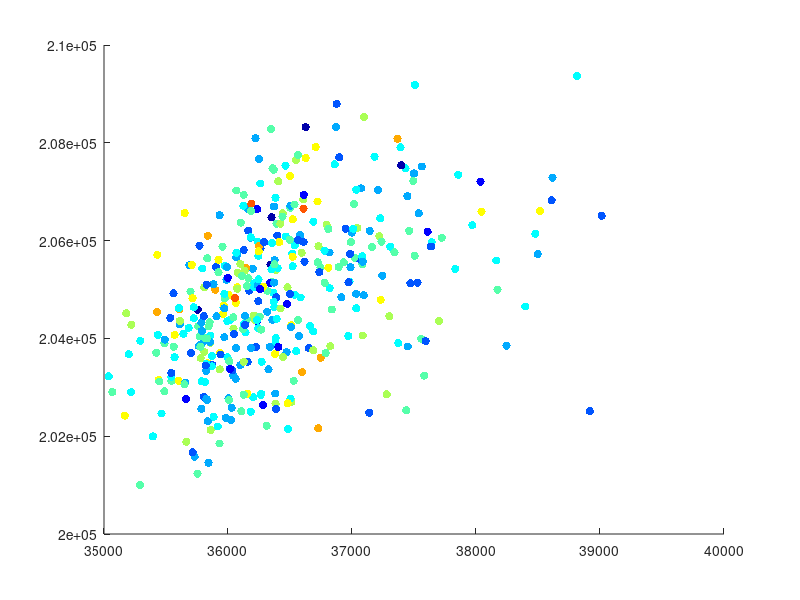

Write the MATLAB code that produced this figure. (Note: this script raises an error after producing the figure.)
%% PLOT HIGHEST PERFORMING 


% POPULATION SIZE
POPULATION_SIZE = 400;


% LOAD DATA
load('ANALYSIS.mat');
load('RESULTS.mat');
INDEX = ANALYSIS.TYPE6.INDEX_LOW_MAKE;
POPULATION = UNIVERSE(INDEX).POPULATION;


% PREALLOCATION OF OBJECTS
x = zeros(POPULATION_SIZE, 1, 'double');
y = zeros(POPULATION_SIZE, 1, 'double');
z = zeros(POPULATION_SIZE, 1, 'double');

% VARIABLES FOR LOWEST & HIGHEST CON SWIT TIME
HIGHEST_CON_SWIT_TIME = 0;
LOWEST_CON_SWITCH_TIME = 40000;


i = 1;
while i <= POPULATION_SIZE
    x(i) = POPULATION(i).TOTAL_MAKESPAN_TIME;
	y(i) = POPULATION(i).TOTAL_PROCESSING_TIME;
    z(i) = POPULATION(i).TOTAL_CON_SWIT_TIME;
    
    % FIND HIGHEST & LOWEST CON_SWIT_TIME
    if POPULATION(i).TOTAL_CON_SWIT_TIME > HIGHEST_CON_SWIT_TIME
        HIGHEST_CON_SWIT_TIME = POPULATION(i).TOTAL_CON_SWIT_TIME;
    end
    if  POPULATION(i).TOTAL_CON_SWIT_TIME < LOWEST_CON_SWITCH_TIME
        LOWEST_CON_SWITCH_TIME = POPULATION(i).TOTAL_CON_SWIT_TIME;
    end
    
    % INCREMENT
    i = i + 1;
end

% PLOT
s = scatter(x,y,[],z,'filled');
colormap(jet(10))
s.SizeData = 60;
s.MarkerEdgeColor = [0 0 0];
s.LineWidth = 1;
%colorbar;
hcb=colorbar;
hcb.Title.String = "Context Switching Time";
hold on

% MEAN
MEAN_MAKESPAN = mean(x);
MEAN_PROCTIME = mean(y);
save('MEAN_MAKESPAN.mat','MEAN_MAKESPAN');
save('MEAN_PROCTIME.mat','MEAN_PROCTIME');
STD_MAKESPAN = std(x);
STD_PROCTIME = std(y);
save('STD_MAKESPAN.mat','STD_MAKESPAN');
save('STD_PROCTIME.mat','STD_PROCTIME');

% LINEAR REGRESSION
b1 = x\y;
yCalc1 = b1*x;
plot(x,yCalc1,'LineWidth',1,'Color',[0,0,0]);

% TITLES & LABELS
title('PLOT OF INDIVIDUALS IN CONFIGURATION - [ 2 0 0 3 1 ]')
ylabel('TOTAL PROCESSING TIME');
xlabel('TOTAL MAKESPAN TIME');
legend('INDIVIDUAL','LINEAR FIT');

% OTHER 
grid on
grid minor 
ylim([200000 210000]);
xlim([34000 40000]);
